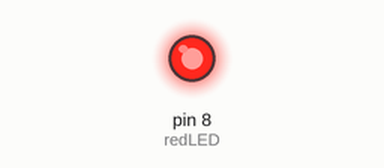
A sketch run on a simulated Arduino Uno, built with avr-gcc and run on an emulated ATmega328P. On the bench: output pins drawn as LEDs (lit = HIGH).

Above: at 1.8 s.
At 8.0 s:
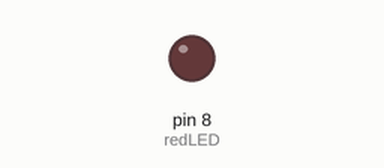
Timing chart, 0 to 12.0 s (numbered marks = the images above):
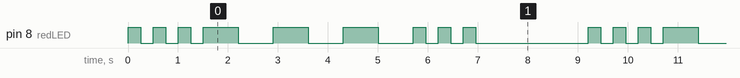

The sketch:

L4_VariablesInArduino.ino
```cpp
int redLED=8;
int dit=250;
int dah=700;
int LongW = 2000;


void setup() {
  // put your setup code here, to run once:
  pinMode(redLED,OUTPUT);
}

void loop() {
  // put your main code here, to run repeatedly:
  digitalWrite(redLED,HIGH);
  delay(dit);
  digitalWrite(redLED,LOW);
  delay(dit);

  digitalWrite(redLED,HIGH);
  delay(dit);
  digitalWrite(redLED,LOW);
  delay(dit);

  digitalWrite(redLED,HIGH);
  delay(dit);
  digitalWrite(redLED,LOW);
  delay(dit);

  digitalWrite(redLED,HIGH);
  delay(dah);
  digitalWrite(redLED,LOW);
  delay(dah);

  digitalWrite(redLED,HIGH);
  delay(dah);
  digitalWrite(redLED,LOW);
  delay(dah);

  digitalWrite(redLED,HIGH);
  delay(dah);
  digitalWrite(redLED,LOW);
  delay(dah);

  digitalWrite(redLED,HIGH);
  delay(dit);
  digitalWrite(redLED,LOW);
  delay(dit);

  digitalWrite(redLED,HIGH);
  delay(dit);
  digitalWrite(redLED,LOW);
  delay(dit);

  digitalWrite(redLED,HIGH);
  delay(dit);
  digitalWrite(redLED,LOW);
  delay(dit);

delay(LongW);

}
```

Measured:
- by itself, pin 8 (redLED): repeats every 9.2 s: 2 × (LOW 0.25 s, HIGH 0.25 s), LOW 0.25 s, 3 × (HIGH 0.70 s, LOW 0.70 s), 2 × (HIGH 0.25 s, LOW 0.25 s), HIGH 0.25 s, LOW 2.3 s, HIGH 0.25 s
- by itself, everything shown: repeats every 9.2 s, in 18 steps
